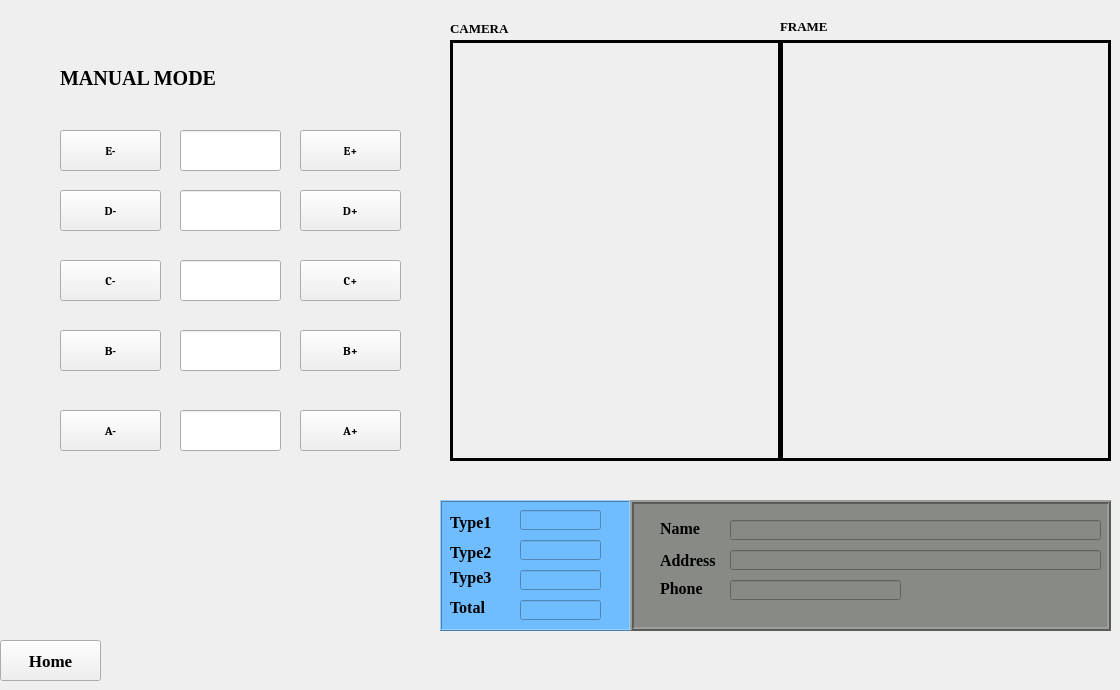
      <widget class="QWidget" name="Screen_Manual">
       <widget class="QLabel" name="Camera_manual">
        <property name="geometry">
         <rect>
          <x>450</x>
          <y>40</y>
          <width>331</width>
          <height>421</height>
         </rect>
        </property>
        <property name="autoFillBackground">
         <bool>false</bool>
        </property>
        <property name="frameShape">
         <enum>QFrame::Box</enum>
        </property>
        <property name="frameShadow">
         <enum>QFrame::Plain</enum>
        </property>
        <property name="lineWidth">
         <number>3</number>
        </property>
        <property name="text">
         <string/>
        </property>
        <property name="alignment">
         <set>Qt::AlignCenter</set>
        </property>
       </widget>
       <widget class="QWidget" name="widget" native="true">
        <property name="geometry">
         <rect>
          <x>40</x>
          <y>110</y>
          <width>371</width>
          <height>381</height>
         </rect>
        </property>
        <widget class="QPushButton" name="btn_hand_E">
         <property name="geometry">
          <rect>
           <x>20</x>
           <y>20</y>
           <width>101</width>
           <height>41</height>
          </rect>
         </property>
         <property name="font">
          <font>
           <family>Cambria</family>
           <pointsize>9</pointsize>
           <weight>75</weight>
           <bold>true</bold>
          </font>
         </property>
         <property name="text">
          <string>E-</string>
         </property>
         <property name="icon">
          <iconset>
           <normaloff>icon/release.png</normaloff>icon/release.png</iconset>
         </property>
         <property name="iconSize">
          <size>
           <width>30</width>
           <height>30</height>
          </size>
         </property>
        </widget>
        <widget class="QPushButton" name="btn_dof3_D">
         <property name="geometry">
          <rect>
           <x>20</x>
           <y>80</y>
           <width>101</width>
           <height>41</height>
          </rect>
         </property>
         <property name="font">
          <font>
           <family>Cambria</family>
           <pointsize>9</pointsize>
           <weight>75</weight>
           <bold>true</bold>
          </font>
         </property>
         <property name="text">
          <string>D-</string>
         </property>
         <property name="icon">
          <iconset>
           <normaloff>icon/left.png</normaloff>icon/left.png</iconset>
         </property>
         <property name="iconSize">
          <size>
           <width>30</width>
           <height>30</height>
          </size>
         </property>
        </widget>
        <widget class="QPushButton" name="btn_dof2_C">
         <property name="geometry">
          <rect>
           <x>20</x>
           <y>150</y>
           <width>101</width>
           <height>41</height>
          </rect>
         </property>
         <property name="font">
          <font>
           <family>Cambria</family>
           <pointsize>9</pointsize>
           <weight>75</weight>
           <bold>true</bold>
          </font>
         </property>
         <property name="text">
          <string>C-</string>
         </property>
         <property name="icon">
          <iconset>
           <normaloff>icon/up.png</normaloff>icon/up.png</iconset>
         </property>
         <property name="iconSize">
          <size>
           <width>30</width>
           <height>30</height>
          </size>
         </property>
        </widget>
        <widget class="QPushButton" name="btn_dof1_B">
         <property name="geometry">
          <rect>
           <x>20</x>
           <y>220</y>
           <width>101</width>
           <height>41</height>
          </rect>
         </property>
         <property name="font">
          <font>
           <family>Cambria</family>
           <pointsize>9</pointsize>
           <weight>75</weight>
           <bold>true</bold>
          </font>
         </property>
         <property name="text">
          <string>B-</string>
         </property>
         <property name="icon">
          <iconset>
           <normaloff>icon/right1.png</normaloff>icon/right1.png</iconset>
         </property>
         <property name="iconSize">
          <size>
           <width>30</width>
           <height>30</height>
          </size>
         </property>
        </widget>
        <widget class="QPushButton" name="btn_base_A">
         <property name="geometry">
          <rect>
           <x>20</x>
           <y>300</y>
           <width>101</width>
           <height>41</height>
          </rect>
         </property>
         <property name="font">
          <font>
           <family>Cambria</family>
           <pointsize>9</pointsize>
           <weight>75</weight>
           <bold>true</bold>
          </font>
         </property>
         <property name="text">
          <string>A-</string>
         </property>
         <property name="icon">
          <iconset>
           <normaloff>icon/left.png</normaloff>icon/left.png</iconset>
         </property>
         <property name="iconSize">
          <size>
           <width>30</width>
           <height>30</height>
          </size>
         </property>
        </widget>
        <widget class="QLineEdit" name="th5">
         <property name="geometry">
          <rect>
           <x>140</x>
           <y>20</y>
           <width>101</width>
           <height>41</height>
          </rect>
         </property>
        </widget>
        <widget class="QLineEdit" name="th4">
         <property name="geometry">
          <rect>
           <x>140</x>
           <y>80</y>
           <width>101</width>
           <height>41</height>
          </rect>
         </property>
        </widget>
        <widget class="QLineEdit" name="th3">
         <property name="geometry">
          <rect>
           <x>140</x>
           <y>150</y>
           <width>101</width>
           <height>41</height>
          </rect>
         </property>
        </widget>
        <widget class="QLineEdit" name="th2">
         <property name="geometry">
          <rect>
           <x>140</x>
           <y>220</y>
           <width>101</width>
           <height>41</height>
          </rect>
         </property>
        </widget>
        <widget class="QLineEdit" name="th1">
         <property name="geometry">
          <rect>
           <x>140</x>
           <y>300</y>
           <width>101</width>
           <height>41</height>
          </rect>
         </property>
        </widget>
        <widget class="QPushButton" name="btn_handE">
         <property name="geometry">
          <rect>
           <x>260</x>
           <y>20</y>
           <width>101</width>
           <height>41</height>
          </rect>
         </property>
         <property name="font">
          <font>
           <family>Cambria</family>
           <pointsize>9</pointsize>
           <weight>75</weight>
           <bold>true</bold>
          </font>
         </property>
         <property name="text">
          <string>E+</string>
         </property>
         <property name="icon">
          <iconset>
           <normaloff>icon/pick.png</normaloff>icon/pick.png</iconset>
         </property>
         <property name="iconSize">
          <size>
           <width>30</width>
           <height>30</height>
          </size>
         </property>
        </widget>
        <widget class="QPushButton" name="btn_baseA">
         <property name="geometry">
          <rect>
           <x>260</x>
           <y>300</y>
           <width>101</width>
           <height>41</height>
          </rect>
         </property>
         <property name="font">
          <font>
           <family>Cambria</family>
           <pointsize>9</pointsize>
           <weight>75</weight>
           <bold>true</bold>
          </font>
         </property>
         <property name="text">
          <string>A+</string>
         </property>
         <property name="icon">
          <iconset>
           <normaloff>icon/right.png</normaloff>icon/right.png</iconset>
         </property>
         <property name="iconSize">
          <size>
           <width>30</width>
           <height>30</height>
          </size>
         </property>
        </widget>
        <widget class="QPushButton" name="btn_dof1B">
         <property name="geometry">
          <rect>
           <x>260</x>
           <y>220</y>
           <width>101</width>
           <height>41</height>
          </rect>
         </property>
         <property name="font">
          <font>
           <family>Cambria</family>
           <pointsize>9</pointsize>
           <weight>75</weight>
           <bold>true</bold>
          </font>
         </property>
         <property name="text">
          <string>B+</string>
         </property>
         <property name="icon">
          <iconset>
           <normaloff>../Control_robot/LEFT1.png</normaloff>../Control_robot/LEFT1.png</iconset>
         </property>
         <property name="iconSize">
          <size>
           <width>30</width>
           <height>30</height>
          </size>
         </property>
        </widget>
        <widget class="QPushButton" name="btn_dof2C">
         <property name="geometry">
          <rect>
           <x>260</x>
           <y>150</y>
           <width>101</width>
           <height>41</height>
          </rect>
         </property>
         <property name="font">
          <font>
           <family>Cambria</family>
           <pointsize>9</pointsize>
           <weight>75</weight>
           <bold>true</bold>
          </font>
         </property>
         <property name="text">
          <string>C+</string>
         </property>
         <property name="icon">
          <iconset>
           <normaloff>icon/down.png</normaloff>icon/down.png</iconset>
         </property>
         <property name="iconSize">
          <size>
           <width>30</width>
           <height>30</height>
          </size>
         </property>
        </widget>
        <widget class="QPushButton" name="btn_dof3D">
         <property name="geometry">
          <rect>
           <x>260</x>
           <y>80</y>
           <width>101</width>
           <height>41</height>
          </rect>
         </property>
         <property name="font">
          <font>
           <family>Cambria</family>
           <pointsize>9</pointsize>
           <weight>75</weight>
           <bold>true</bold>
          </font>
         </property>
         <property name="text">
          <string>D+</string>
         </property>
         <property name="icon">
          <iconset>
           <normaloff>icon/right.png</normaloff>icon/right.png</iconset>
         </property>
         <property name="iconSize">
          <size>
           <width>30</width>
           <height>30</height>
          </size>
         </property>
        </widget>
       </widget>
       <widget class="QPushButton" name="Button_home_manual">
        <property name="geometry">
         <rect>
          <x>0</x>
          <y>640</y>
          <width>101</width>
          <height>41</height>
         </rect>
        </property>
        <property name="font">
         <font>
          <family>Times New Roman</family>
          <pointsize>13</pointsize>
          <weight>75</weight>
          <bold>true</bold>
         </font>
        </property>
        <property name="styleSheet">
         <string notr="true"/>
        </property>
        <property name="text">
         <string>Home</string>
        </property>
        <property name="icon">
         <iconset>
          <normaloff>icon/icon_home.png</normaloff>icon/icon_home.png</iconset>
        </property>
        <property name="iconSize">
         <size>
          <width>30</width>
          <height>30</height>
         </size>
        </property>
       </widget>
       <widget class="QFrame" name="frame_4">
        <property name="geometry">
         <rect>
          <x>440</x>
          <y>500</y>
          <width>191</width>
          <height>131</height>
         </rect>
        </property>
        <property name="styleSheet">
         <string notr="true">background:rgb(111, 189, 254)</string>
        </property>
        <property name="frameShape">
         <enum>QFrame::Box</enum>
        </property>
        <property name="frameShadow">
         <enum>QFrame::Raised</enum>
        </property>
        <widget class="QLabel" name="count_type_9">
         <property name="geometry">
          <rect>
           <x>10</x>
           <y>62</y>
           <width>47</width>
           <height>31</height>
          </rect>
         </property>
         <property name="font">
          <font>
           <family>Times New Roman</family>
           <pointsize>12</pointsize>
           <weight>75</weight>
           <bold>true</bold>
          </font>
         </property>
         <property name="text">
          <string>Type3</string>
         </property>
        </widget>
        <widget class="QLineEdit" name="txt_total_manual">
         <property name="geometry">
          <rect>
           <x>80</x>
           <y>100</y>
           <width>81</width>
           <height>20</height>
          </rect>
         </property>
         <property name="font">
          <font>
           <family>Times New Roman</family>
          </font>
         </property>
        </widget>
        <widget class="QLabel" name="count_type_10">
         <property name="geometry">
          <rect>
           <x>10</x>
           <y>42</y>
           <width>47</width>
           <height>21</height>
          </rect>
         </property>
         <property name="font">
          <font>
           <family>Times New Roman</family>
           <pointsize>12</pointsize>
           <weight>75</weight>
           <bold>true</bold>
          </font>
         </property>
         <property name="text">
          <string>Type2</string>
         </property>
        </widget>
        <widget class="QLineEdit" name="txt_type3_manual">
         <property name="geometry">
          <rect>
           <x>80</x>
           <y>70</y>
           <width>81</width>
           <height>20</height>
          </rect>
         </property>
         <property name="font">
          <font>
           <family>Times New Roman</family>
          </font>
         </property>
        </widget>
        <widget class="QLineEdit" name="txt_type1_manual">
         <property name="geometry">
          <rect>
           <x>80</x>
           <y>10</y>
           <width>81</width>
           <height>20</height>
          </rect>
         </property>
         <property name="font">
          <font>
           <family>Times New Roman</family>
          </font>
         </property>
        </widget>
        <widget class="QLineEdit" name="txt_type2_manual">
         <property name="geometry">
          <rect>
           <x>80</x>
           <y>40</y>
           <width>81</width>
           <height>20</height>
          </rect>
         </property>
         <property name="font">
          <font>
           <family>Times New Roman</family>
          </font>
         </property>
        </widget>
        <widget class="QLabel" name="count_type_11">
         <property name="geometry">
          <rect>
           <x>10</x>
           <y>12</y>
           <width>47</width>
           <height>21</height>
          </rect>
         </property>
         <property name="font">
          <font>
           <family>Times New Roman</family>
           <pointsize>12</pointsize>
           <weight>75</weight>
           <bold>true</bold>
          </font>
         </property>
         <property name="text">
          <string>Type1</string>
         </property>
        </widget>
        <widget class="QLabel" name="count_type_12">
         <property name="geometry">
          <rect>
           <x>10</x>
           <y>92</y>
           <width>47</width>
           <height>31</height>
          </rect>
         </property>
         <property name="font">
          <font>
           <family>Times New Roman</family>
           <pointsize>12</pointsize>
           <weight>75</weight>
           <bold>true</bold>
          </font>
         </property>
         <property name="text">
          <string>Total</string>
         </property>
        </widget>
       </widget>
       <widget class="QFrame" name="frame_5">
        <property name="geometry">
         <rect>
          <x>630</x>
          <y>500</y>
          <width>481</width>
          <height>131</height>
         </rect>
        </property>
        <property name="styleSheet">
         <string notr="true">background:rgb(136, 138, 133)</string>
        </property>
        <property name="frameShape">
         <enum>QFrame::Box</enum>
        </property>
        <property name="frameShadow">
         <enum>QFrame::Raised</enum>
        </property>
        <property name="lineWidth">
         <number>2</number>
        </property>
        <widget class="QLabel" name="customer_phone_2">
         <property name="geometry">
          <rect>
           <x>30</x>
           <y>80</y>
           <width>51</width>
           <height>16</height>
          </rect>
         </property>
         <property name="font">
          <font>
           <family>Times New Roman</family>
           <pointsize>12</pointsize>
           <weight>75</weight>
           <bold>true</bold>
          </font>
         </property>
         <property name="text">
          <string>Phone</string>
         </property>
        </widget>
        <widget class="QLineEdit" name="txt_sdt_manual">
         <property name="geometry">
          <rect>
           <x>100</x>
           <y>80</y>
           <width>171</width>
           <height>20</height>
          </rect>
         </property>
         <property name="font">
          <font>
           <family>Times New Roman</family>
           <pointsize>12</pointsize>
          </font>
         </property>
        </widget>
        <widget class="QLineEdit" name="txt_address_manual">
         <property name="geometry">
          <rect>
           <x>100</x>
           <y>50</y>
           <width>371</width>
           <height>20</height>
          </rect>
         </property>
         <property name="font">
          <font>
           <family>Times New Roman</family>
           <pointsize>12</pointsize>
          </font>
         </property>
        </widget>
        <widget class="QLineEdit" name="txt_name_manual">
         <property name="geometry">
          <rect>
           <x>100</x>
           <y>20</y>
           <width>371</width>
           <height>20</height>
          </rect>
         </property>
         <property name="font">
          <font>
           <family>Times New Roman</family>
           <pointsize>12</pointsize>
          </font>
         </property>
         <property name="text">
          <string/>
         </property>
        </widget>
        <widget class="QLabel" name="customer_address_2">
         <property name="geometry">
          <rect>
           <x>30</x>
           <y>50</y>
           <width>61</width>
           <height>20</height>
          </rect>
         </property>
         <property name="font">
          <font>
           <family>Times New Roman</family>
           <pointsize>12</pointsize>
           <weight>75</weight>
           <bold>true</bold>
          </font>
         </property>
         <property name="text">
          <string>Address</string>
         </property>
        </widget>
        <widget class="QLabel" name="customer_name_7">
         <property name="geometry">
          <rect>
           <x>30</x>
           <y>20</y>
           <width>51</width>
           <height>16</height>
          </rect>
         </property>
         <property name="font">
          <font>
           <family>Times New Roman</family>
           <pointsize>12</pointsize>
           <weight>75</weight>
           <bold>true</bold>
          </font>
         </property>
         <property name="text">
          <string>Name</string>
         </property>
        </widget>
       </widget>
       <widget class="QLabel" name="Frame_manual">
        <property name="geometry">
         <rect>
          <x>780</x>
          <y>40</y>
          <width>331</width>
          <height>421</height>
         </rect>
        </property>
        <property name="autoFillBackground">
         <bool>false</bool>
        </property>
        <property name="frameShape">
         <enum>QFrame::Box</enum>
        </property>
        <property name="frameShadow">
         <enum>QFrame::Plain</enum>
        </property>
        <property name="lineWidth">
         <number>3</number>
        </property>
        <property name="text">
         <string/>
        </property>
        <property name="alignment">
         <set>Qt::AlignCenter</set>
        </property>
       </widget>
       <widget class="QLabel" name="label_7">
        <property name="geometry">
         <rect>
          <x>60</x>
          <y>70</y>
          <width>181</width>
          <height>17</height>
         </rect>
        </property>
        <property name="font">
         <font>
          <family>Times New Roman</family>
          <pointsize>15</pointsize>
          <weight>75</weight>
          <bold>true</bold>
         </font>
        </property>
        <property name="text">
         <string>MANUAL MODE</string>
        </property>
       </widget>
       <widget class="QLabel" name="label_24">
        <property name="geometry">
         <rect>
          <x>780</x>
          <y>20</y>
          <width>47</width>
          <height>13</height>
         </rect>
        </property>
        <property name="font">
         <font>
          <family>Times New Roman</family>
          <pointsize>10</pointsize>
          <weight>75</weight>
          <bold>true</bold>
         </font>
        </property>
        <property name="text">
         <string>FRAME</string>
        </property>
       </widget>
       <widget class="QLabel" name="label_25">
        <property name="geometry">
         <rect>
          <x>450</x>
          <y>20</y>
          <width>61</width>
          <height>16</height>
         </rect>
        </property>
        <property name="font">
         <font>
          <family>Times New Roman</family>
          <pointsize>10</pointsize>
          <weight>75</weight>
          <bold>true</bold>
         </font>
        </property>
        <property name="text">
         <string>CAMERA</string>
        </property>
       </widget>
       <zorder>widget</zorder>
       <zorder>Camera_manual</zorder>
       <zorder>Button_home_manual</zorder>
       <zorder>frame_4</zorder>
       <zorder>frame_5</zorder>
       <zorder>Frame_manual</zorder>
       <zorder>label_7</zorder>
       <zorder>label_24</zorder>
       <zorder>label_25</zorder>
      </widget>
